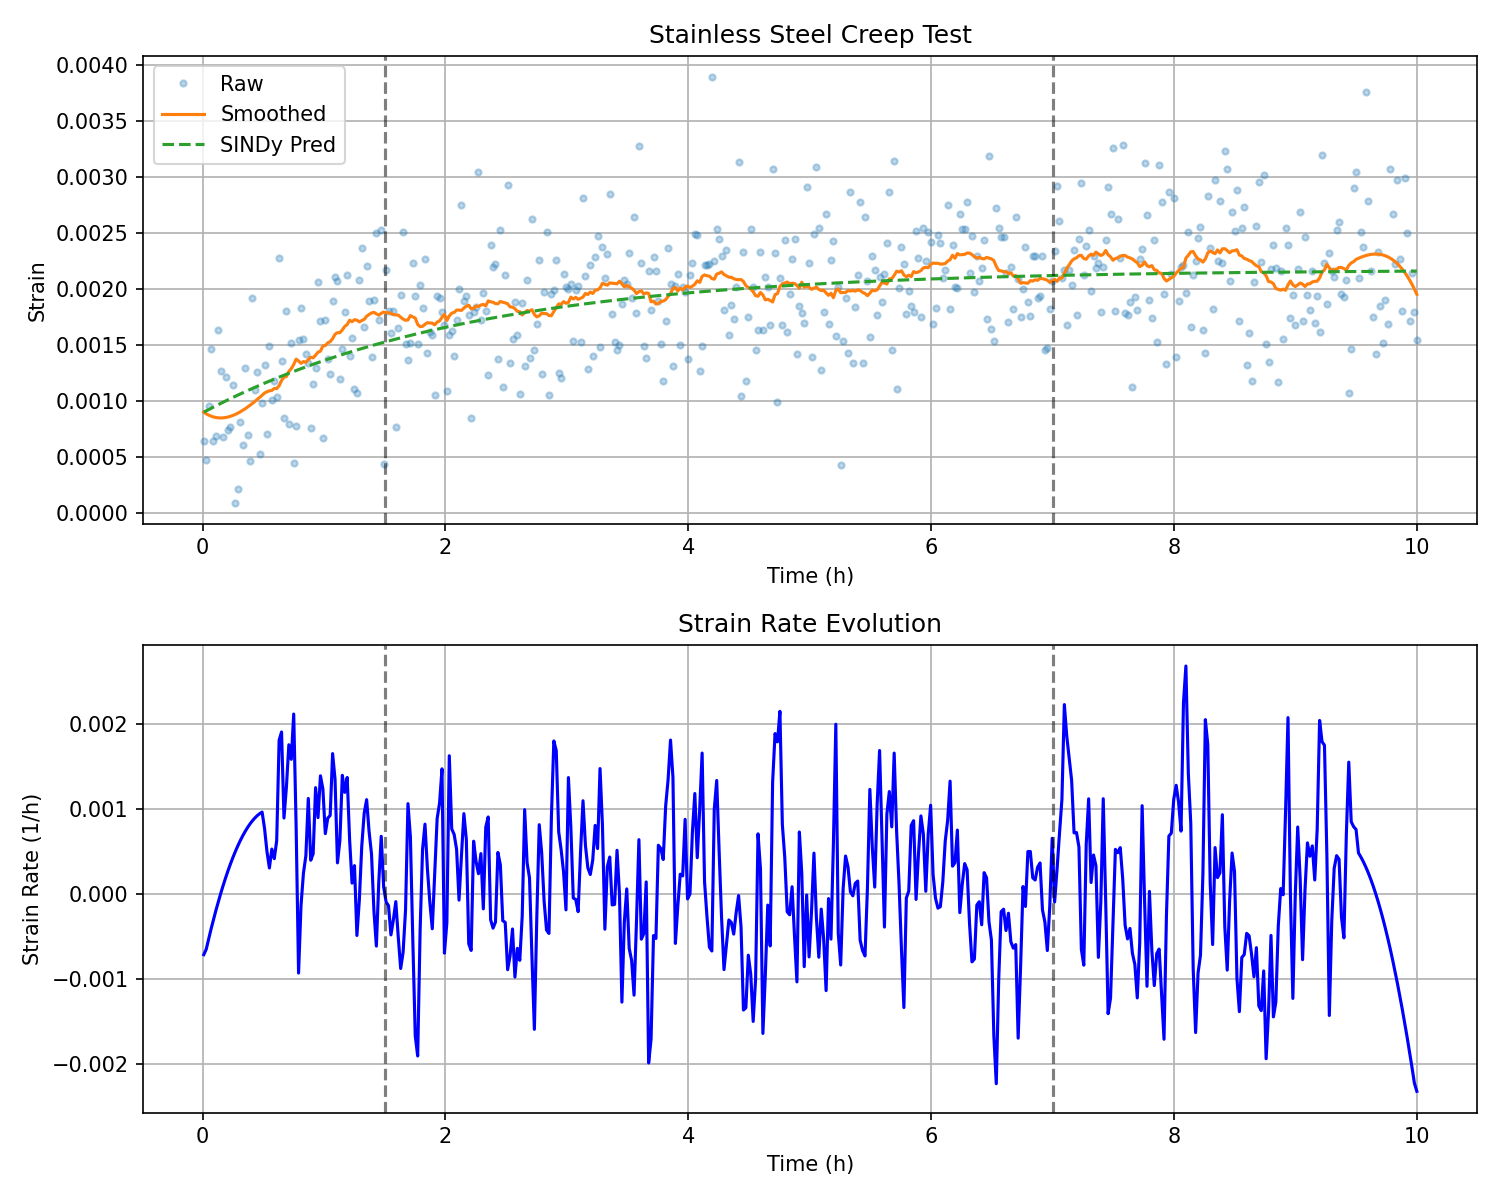

Write Python code to recreate this figure.
# stainless_steel_creep.py
import matplotlib.pyplot as plt
import numpy as np
import pysindy as ps
from scipy.signal import savgol_filter
from sklearn.metrics import r2_score, mean_squared_error
from sklearn.model_selection import train_test_split
import warnings

warnings.filterwarnings('ignore')

# -----------------------------
# 1. Generate Synthetic Creep Data
# -----------------------------
def generate_creep_data(t, stress=100, temp=500, noise_level=0.0005):
    """
    Generate synthetic creep strain for stainless steel:
    3 stages: primary (decelerating), secondary (steady), tertiary (accelerating)
    """
    t1, t2 = 0.15 * t.max(), 0.7 * t.max()
    A = 1e-6 * stress**1.5 * np.exp(-5000 / (temp + 273))
    strain = np.zeros_like(t)
    for i, ti in enumerate(t):
        if ti < t1:
            strain[i] = A * 1000 * ti**0.3
        elif ti < t2:
            eps_t1 = A * 1000 * t1**0.3
            strain[i] = eps_t1 + A * 50 * (ti - t1)
        else:
            eps_t1 = A * 1000 * t1**0.3
            eps_t2 = eps_t1 + A * 50 * (t2 - t1)
            strain[i] = eps_t2 + A * 10 * (np.exp(0.5 * (ti - t2)) - 1)
    strain += noise_level * np.random.randn(len(t))
    return strain

# -----------------------------
# 2. Prepare Data
# -----------------------------
np.random.seed(42)
time = np.linspace(0.01, 10, 500)
strain_raw = generate_creep_data(time)

# Smooth strain
strain_smooth = savgol_filter(strain_raw, window_length=51, polyorder=3)
# Compute strain rate
strain_rate = np.gradient(strain_smooth, time)

# -----------------------------
# 3. Stage Segmentation
# -----------------------------
t_primary = 1.5
t_secondary = 7.0

mask_primary = time < t_primary
mask_secondary = (time >= t_primary) & (time < t_secondary)
mask_tertiary = time >= t_secondary

X_primary = strain_smooth[mask_primary].reshape(-1, 1)
X_secondary = strain_smooth[mask_secondary].reshape(-1, 1)
X_tertiary = strain_smooth[mask_tertiary].reshape(-1, 1)

t_prim = time[mask_primary]
t_sec = time[mask_secondary]
t_tert = time[mask_tertiary]

# -----------------------------
# 4. Stage-Segmented Models
# -----------------------------
if len(X_primary) > 10:
    model_primary = ps.SINDy(feature_library=ps.PolynomialLibrary(degree=2),
                             optimizer=ps.STLSQ(threshold=1e-6))
    model_primary.fit(X_primary, t=t_prim)
    print("Primary Creep Model:")
    model_primary.print()

if len(X_secondary) > 10:
    model_secondary = ps.SINDy(feature_library=ps.PolynomialLibrary(degree=2),
                               optimizer=ps.STLSQ(threshold=1e-6))
    model_secondary.fit(X_secondary, t=t_sec)
    print("Secondary Creep Model:")
    model_secondary.print()

if len(X_tertiary) > 10:
    model_tertiary = ps.SINDy(feature_library=ps.PolynomialLibrary(degree=2),
                               optimizer=ps.STLSQ(threshold=1e-6))
    model_tertiary.fit(X_tertiary, t=t_tert)
    print("Tertiary Creep Model:")
    model_tertiary.print()

# -----------------------------
# 5. Unified Model
# -----------------------------
X_unified = strain_smooth.reshape(-1, 1)
model_unified = ps.SINDy(feature_library=ps.PolynomialLibrary(degree=3),
                          optimizer=ps.STLSQ(threshold=1e-4))
model_unified.fit(X_unified, t=time)
print("Unified Model:")
model_unified.print()

try:
    strain_pred = model_unified.simulate(X_unified[0], t=time)
    r2 = r2_score(strain_smooth, strain_pred.flatten())
    rmse = np.sqrt(mean_squared_error(strain_smooth, strain_pred.flatten()))
    print(f"Unified Model R²: {r2:.4f}, RMSE: {rmse:.6e}")
except Exception as e:
    print(f"Simulation failed: {e}")
    strain_pred = None

# -----------------------------
# 6. Train/Test Split Validation
# -----------------------------
X_train, X_test, t_train, t_test = train_test_split(
    X_unified, time, test_size=0.2, shuffle=False
)

model_val = ps.SINDy(feature_library=ps.PolynomialLibrary(degree=2),
                     optimizer=ps.STLSQ(threshold=1e-4))
model_val.fit(X_train, t=t_train)

try:
    strain_pred_test = model_val.simulate(X_train[-1], t=t_test - t_train[-1])
    r2_test = r2_score(X_test.flatten(), strain_pred_test.flatten())
    rmse_test = np.sqrt(mean_squared_error(X_test.flatten(), strain_pred_test.flatten()))
    print(f"Test R²: {r2_test:.4f}, Test RMSE: {rmse_test:.6e}")
except Exception as e:
    print(f"Validation simulation failed: {e}")
    strain_pred_test = None

# -----------------------------
# 7. Visualization
# -----------------------------
fig, axes = plt.subplots(2, 1, figsize=(10, 8))

# Plot strain
ax1 = axes[0]
ax1.plot(time, strain_raw, '.', alpha=0.3, label='Raw')
ax1.plot(time, strain_smooth, '-', label='Smoothed')
if strain_pred is not None:
    ax1.plot(time, strain_pred, '--', label='SINDy Pred')
ax1.axvline(t_primary, color='k', linestyle='--', alpha=0.5)
ax1.axvline(t_secondary, color='k', linestyle='--', alpha=0.5)
ax1.set_ylabel('Strain')
ax1.set_xlabel('Time (h)')
ax1.set_title('Stainless Steel Creep Test')
ax1.legend()
ax1.grid(True)

# Plot strain rate
ax2 = axes[1]
ax2.plot(time, strain_rate, 'b-')
ax2.axvline(t_primary, color='k', linestyle='--', alpha=0.5)
ax2.axvline(t_secondary, color='k', linestyle='--', alpha=0.5)
ax2.set_ylabel('Strain Rate (1/h)')
ax2.set_xlabel('Time (h)')
ax2.set_title('Strain Rate Evolution')
ax2.grid(True)

plt.tight_layout()
plt.savefig('stainless_steel_creep.png', dpi=150)
plt.show()

print("Plot saved as: stainless_steel_creep.png")
